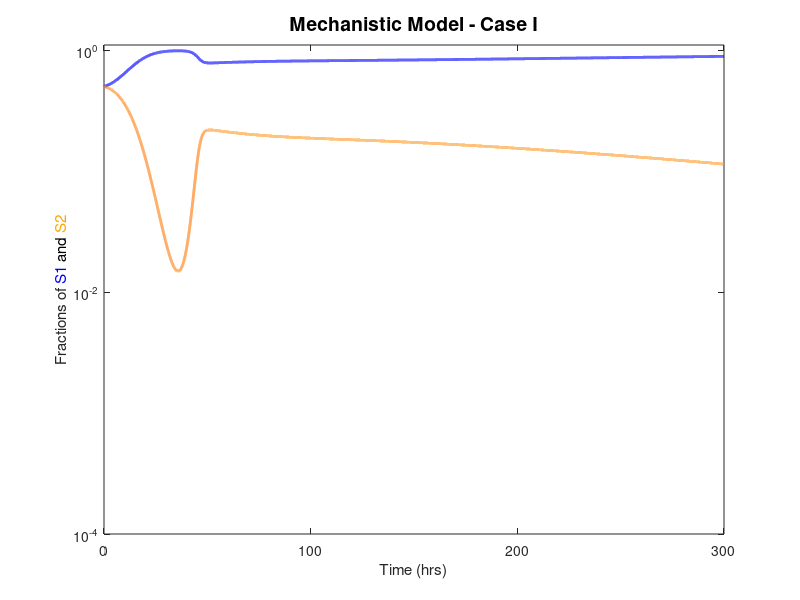

Source code (MATLAB): (Note: this script raises an error after producing the figure.)
% Dual (chemical - consumable) mediator interaction - Momeni. et al. (2018) - Figure 6.
% Connor Tynan - 25/10/22 - Final year project

% Background

% https://doi.org/10.7554/eLife.25051

% Increasing the number of mediators increases the complexity of the system
% exponentially. More-involved systems such as this is where the gLV model
% typically falls down as it fails to account for cases of increased
% complexity. In addition, the gLV model fails to account for indirect
% influences, suggesting use of mechanistic models for higher
% order/complexity systems.

clc; clf; close all; clear

% Parameters

t0 = 0;     % Initial time
t1 = 300;   % Final time
dt = 0.01;   % Time step size

r0 = [-0.03, -0.05]; % Basal growth rate (Per-species growth rate - constant)

% Interaction terms - please see literature for details

% Kij - Mediator Cj affecting species Si at 50% of max fitness effect - Kij ~ r0.5ij 
Ks1c1 = 1.1 * 1e5;
Ks1c2 = 0;
Ks2c2 = 1 * 1e5;
Ks2c1 = 1 * 1e5;

%rij - Mediator Cj affecting species Si at maximum fitness effect
rs1c1 = 10;
rs1c2 = 0;
rs2c1 = 10;
rs2c2 = 13;  
  
% Consumption rate of chemical mediators
a = 1; 
ac1s1 = a;
ac1s2 = a;
ac2s2 = a;

% Production rate of chemical mediators 
b = 1;
b0 = 100*b;
bc2s1 = b*1;

% Variables

time = t0:dt:t1; % Time vector (x-axis)

% Initialising solution vectors
S1 = zeros(1,length(time)); % Population density of species S1
S2 = zeros(1,length(time)); % Population density of species S2
C1 = zeros(1,length(time)); % Concentration of chemical C1
C2 = zeros(1,length(time)); % Concentration of chemical C2

% Initial Conditions

% Initial population densities
S1(1) = 5;
S2(1) = 5;

% Initial mediator concentrations
C1(1) = 0.00;
C2(1) = 1e-4;

% Main computation - Equation (47) in the literature
% Forward solving mechanistic equations

for t=1:(numel(time)-1)
    
    % Species densities

    S1(t+1) = S1(t) + dt * S1(t) * ( r0(1) + rs1c1*C1(t)/(C1(t)+Ks1c1));

    S2(t+1) = S2(t) + dt * S2(t) * ( r0(2) + rs2c2 * ...
        (((C1(t)*C2(t))/(Ks2c1*Ks2c2))/(C1(t)/Ks2c1 + C2(t)/Ks2c2)) * ...
        ((1/(C1(t)/Ks2c1 + 1)) + (1/(C2(t)/Ks2c2 + 1))));

    % Chemical concentrations

    C1(t+1) = C1(t) + dt * (b0 - ac1s1 * rs1c1 * C1(t)/(C1(t)+Ks1c1) - ac1s2 * ...
        rs2c2* (((C1(t)*C2(t))/(Ks2c1*Ks2c2))/(C1(t)/Ks2c1 + C2(t)/Ks2c2)) * ...
        ((1/(C1(t)/Ks2c1 + 1)) + (1/(C2(t)/Ks2c2 + 1))) * S2(t) );

    C2(t+1) = C2(t) + dt * (bc2s1 * S1(t) - ac2s2 * rs2c2 * ...
        (((C1(t)*C2(t))/(Ks2c1*Ks2c2))/(C1(t)/Ks2c1 + C2(t)/Ks2c2)) * ...
        ((1/(C1(t)/Ks2c1 + 1)) + (1/(C2(t)/Ks2c2 + 1))) * S2(t) ) ;
    
end

% Plotting results

% Plotting species densities

fig = figure(1); hold on; box on

plot(time,S1./(S1+S2),'-b','LineWidth',2); plot(time,S2./(S1+S2),'Color',[1, 0.5, 0.1],'LineWidth',2)

ylabel('Fractions of \color{blue}S1\color{black} and\color{orange} S2', ...
    'interpreter', 'tex')
ylim([10^-4 10^0+0.1])
yticks([10^-4 10^-2 10^0])

xlabel('Time (hrs)')
xlim([0 300])
xticks([0 100 200 300])

title('Mechanistic Model - Case I','FontSize',14)

set(gca,'YScale','log')
set(gca,'XMinorTick','off','YMinorTick','off')
ax = gca;
ax.XAxis.FontSize = 13;
ax.YAxis.FontSize = 13;

set(gcf, 'units', 'centimeters', 'position', [1 1 12.1 9]);

% Plotting chemical concentrations

fig2 = figure(2); hold on; box on

p = plot(time,C1,'-k','LineWidth',2); plot(time,C2,'Color',[1, 0.0, 0.0],'LineWidth',2)

ylabel('[C1] and \color{red}{[C2]} \color{black} concentrations (µM)', ...
    'interpreter', 'tex')
ylim([10^0 10^6+1000000])
yticks([0 10^0 10^2 10^4 10^6])

xlabel('Time (hrs)')
xlim([0 300])
xticks([0 100 200 300])

title('Mechanistic Model - Case I','FontSize',14)

set(gca,'YScale','log')
set(gca,'XMinorTick','off','YMinorTick','off')
ax = gca;
ax.XAxis.FontSize = 13;
ax.YAxis.FontSize = 13;

set(gcf, 'units', 'centimeters', 'position', [1 1 12.1 9]);